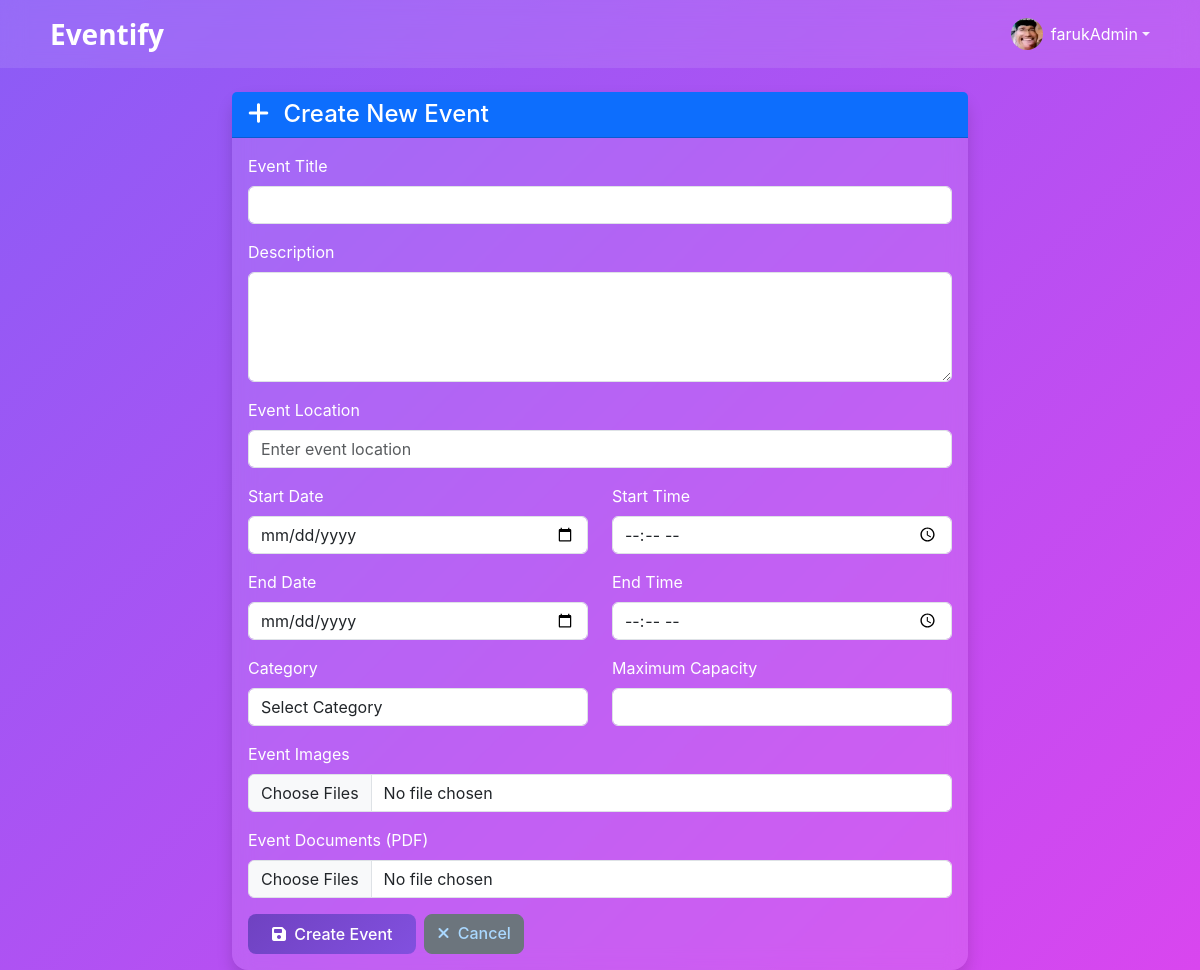
The app's page /admin/create-event (signed in) with its own data.
### models/user.py (models this page shows, shortened)
class User(UserMixin, db.Model):
    __tablename__ = 'users'
    id = db.Column(db.Integer, primary_key=True)
    username = db.Column(db.String(80), unique=True, nullable=False)
    email = db.Column(db.String(120), unique=True, nullable=False)
    password_hash = db.Column(db.String(128), nullable=False)
    role = db.Column(db.String(20), nullable=False, default='student')  # 'student' or 'admin'
    created_at = db.Column(db.DateTime, default=datetime.utcnow)
    profile_image = db.Column(db.String(255), default=None)
    registered_events = db.relationship('Event', secondary='event_registrations', back_populates='registered_users')
    created_events = db.relationship('Event', foreign_keys='Event.creator_id', back_populates='creator')
    def is_admin(self):
        return self.role == 'admin'
    def is_student(self):
        return self.role == 'student'

### views/admin.py (the view, shortened to what this page needs)
@admin_bp.route('/create-event', methods=['GET', 'POST'])
def create_event():
    return render_template('admin/create_event.html',event={})

### views/admin.py (called while the page is built)
@admin_bp.before_request
@login_required
def require_admin():
    if not current_user.is_admin():
        flash('Access denied. Admins only.', 'error')
        return redirect(url_for('student.dashboard'))

### templates/admin/create_event.html (shortened to what this page needs)
{% extends "base.html" %}
{% block extra_css %}
<link href="{{ url_for('static', filename='css/admin.css') }}" rel="stylesheet">
{% endblock %}
{% block content %}
<div class="row justify-content-center">
    <div class="col-md-8">
        <div class="card shadow">
            <div class="card-header bg-primary text-white">
                <h4 class="mb-0"><i class="fas fa-plus me-2"></i> Create New Event</h4>
            </div>
            <div class="card-body">
                <form method="POST" enctype="multipart/form-data">
                    <div class="mb-3">
                        <label for="title" class="form-label">Event Title</label>
                        <input type="text" class="form-control" id="title" name="title" required>
                    </div>
                    <div class="mb-3">
                        <label for="description" class="form-label">Description</label>
                        <textarea class="form-control" id="course-description" name="description" rows="4" required></textarea>
                    </div>
                    <div class="mb-3">
                        <label for="location" class="form-label">Event Location</label>
                        <input type="text" class="form-control" id="location" name="location" placeholder="Enter event location" required>
                    </div>
                    <div class="row">
                        <div class="col-md-6 mb-3">
                            <label for="start_date" class="form-label">Start Date</label>
                            <input type="date" class="form-control" id="start_date" name="start_date" required>
                        </div>
                        <div class="col-md-6 mb-3">
                            <label for="start_time" class="form-label">Start Time</label>
                            <input type="time" class="form-control" id="start_time" name="start_time" required>
                        </div>
                        <div class="col-md-6 mb-3">
                            <label for="end_date" class="form-label">End Date</label>
                            <input type="date" class="form-control" id="end_date" name="end_date" required>
                        </div>
                        <div class="col-md-6 mb-3">
                            <label for="end_time" class="form-label">End Time</label>
                            <input type="time" class="form-control" id="end_time" name="end_time" required>
                        </div>
                    </div>
                    <div class="row">
                        <div class="col-md-6 mb-3">
                            <label for="category" class="form-label">Category</label>
                            <select class="form-control" id="category" name="category" required>
                                <option value="">Select Category</option>
                            </select>
                        </div>
                        <div class="col-md-6 mb-3">
                            <label for="max_capacity" class="form-label">Maximum Capacity</label>
                            <input type="number" class="form-control" id="max_capacity" name="max_capacity" min="1" required>
                        </div>
                    </div>
                    <div class="mb-3">
                        <label for="images" class="form-label">Event Images</label>
                        <input type="file" class="form-control" id="images" name="images" multiple accept="image/*">
                    </div>
                    <div class="mb-3">
                        <label for="documents" class="form-label">Event Documents (PDF)</label>
                        <input type="file" class="form-control" id="documents" name="documents" multiple accept=".pdf">
                    </div>
                    <div class="d-flex gap-2">
                        <button type="submit" class="btn btn-primary">
                            <i class="fas fa-save me-1"></i> Create Event
                        </button>
                        <a href="{{ url_for('admin.dashboard') }}" class="btn btn-secondary">
                            <i class="fas fa-times me-1"></i> Cancel
                        </a>
                    </div>
                </form>
            </div>
        </div>
    </div>
</div>
{% endblock %}

### templates/base.html (shortened to what this page needs)
<!DOCTYPE html>
<html lang="en" data-bs-theme="light">
<head>
    <link href="https://cdn.jsdelivr.net/npm/bootstrap@5.3.1/dist/css/bootstrap.min.css" rel="stylesheet">
    <link href="https://cdnjs.cloudflare.com/ajax/libs/font-awesome/6.4.2/css/all.min.css" rel="stylesheet">
    <link href="{{ url_for('static', filename='css/base.css') }}" rel="stylesheet">
    {% block extra_css %}{% endblock %}
</head>
<body class="modern-theme">
    <nav class="navbar navbar-expand-lg glass-nav">
        <div class="container">
            <a class="navbar-brand d-flex align-items-center" href="{{ url_for('index') }}">
                    <span class="brand-text">Eventify</span>
            </a>
            {% if current_user.is_authenticated %}
            <ul class="navbar-nav ms-auto">
                <li class="nav-item dropdown">
                    <a class="nav-link dropdown-toggle d-flex align-items-center" href="#" id="userDropdown" role="button" data-bs-toggle="dropdown" aria-expanded="false">
                        <div class="d-flex align-items-center">
                            <img src="{{ url_for('static', filename=current_user.profile_image) if current_user.profile_image else url_for('static', filename='img/default_profile.png') }}"
                                alt="Profile" class="rounded-circle me-2" width="32" height="32">
                            <span class="text-white">{{ current_user.username }}</span>
                        </div>
                    </a>
                </li>
            </ul>
            {% endif %}
        </div>
    </nav>
    <main class="container mt-4">
        <div class="content-wrapper">
            {% block content %}{% endblock %}
        </div>
    </main>
</body>
</html>

### static/css/base.css (style rules this page uses)
body { min-height: 100vh; background: linear-gradient(135deg, var(--gradient-start), var(--gradient-end)); color: #fff; font-family: 'Inter', system-ui, -apple-system, sans-serif; transition: background-color 0.3s ease, color 0.3s ease; }
.navbar { position: sticky; top: 0; z-index: 1000; backdrop-filter: blur(12px); transition: all 0.4s ease; background: var(--glass-bg); }
.navbar-brand { font-weight: 700; color: var(--primary-color); font-size: 1.5rem; }
.card, .glass-card { border: none; border-radius: 1rem; box-shadow: var(--glass-shadow); background: var(--glass-bg); backdrop-filter: blur(10px); -webkit-backdrop-filter: blur(10px); transition: transform 0.3s ease, box-shadow 0.3s ease; }
.btn { border-radius: 0.5rem; font-weight: 500; }
.btn-primary { background: var(--accent-gradient); border: none; padding: 0.5rem 1.5rem; transition: all 0.3s ease; }
.nav-link { color: rgba(255, 255, 255, 0.9) !important; transition: all 0.3s ease; }
:root { --gradient-start: #8B5CF6; --gradient-end: #D946EF; --glass-bg: rgba(255, 255, 255, 0.1); --glass-border: rgba(255, 255, 255, 0.18); --glass-shadow: 0 8px 32px 0 rgba(31, 38, 135, 0.37); --primary-color: #6f42c1; --primary-hover: #5a32a3; --secondary-color: #e9ecef; --text-primary: #212529; --text-secondary: #6c757d; --border-color: #dee2e6; --accent-gradient: linear-gradient(135deg, #6f42c1, #8250df); transition: color-scheme 0.3s ease; }
.navbar-brand { font-family: 'Poppins', 'Segoe UI', sans-serif; font-weight: 700; font-size: 1.75rem; color: #212529 !important; }
body, .card, .card-body, .card-title, .card-text, h1, h2, h3, h4, h5, h6, p, span, li, td, th, .event-info, .event-meta, .event-item, .event-item i, .event-item .fa, .event-item .fas { color: #fff !important; }

### static/css/admin.css (style rules this page uses)
body, .card, .card-body, .card-title, .card-text, h1, h2, h3, h4, h5, h6, p, span, li, td, th { color: #fff !important; }
a { color: #aad8ff !important; }

### records on screen
User: profile_image (picture), username "farukAdmin"
